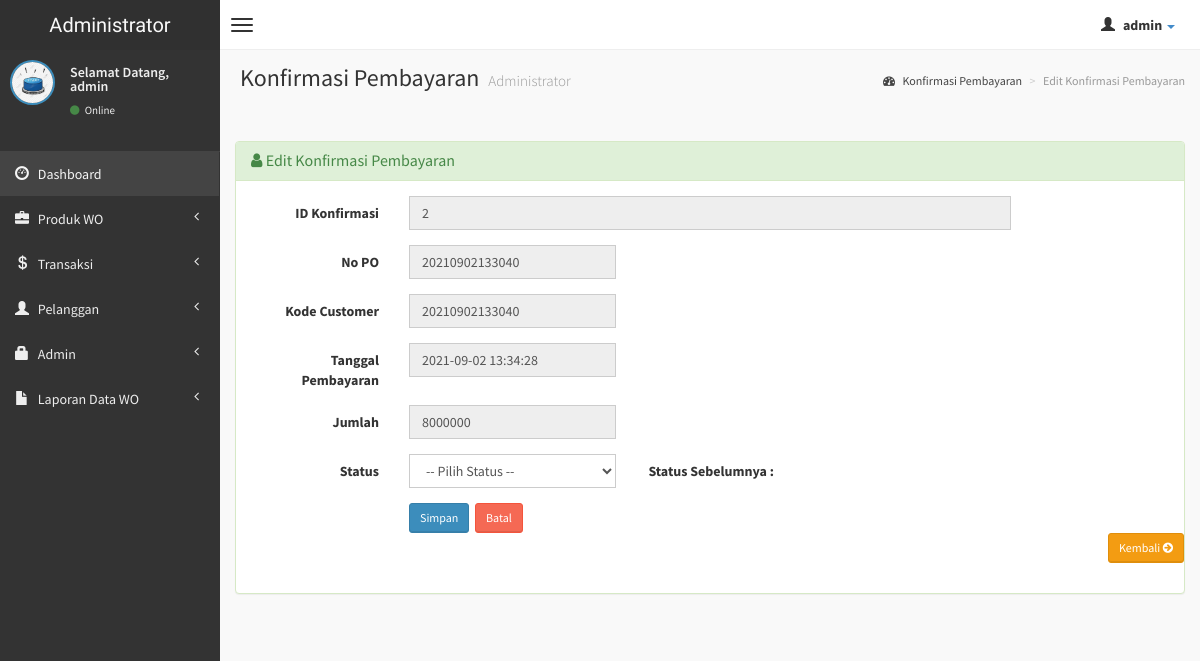
The page /admin/edit-konfirmasi.php?hal=edit&kode=2 (signed in) on the database its author committed.
### tables this page shows
CREATE TABLE `konfirmasi` (
  `id_kon` int(6) NOT NULL,
  `nopo` varchar(20) NOT NULL,
  `kd_cus` varchar(20) NOT NULL,
  `bayar_via` varchar(30) NOT NULL,
  `tanggal` datetime NOT NULL,
  `jumlah` int(10) NOT NULL,
  `bukti_transfer` varchar(100) NOT NULL,
  `status` enum('Sudah Bayar','Belum Bayar') NOT NULL
);

### admin/edit-konfirmasi.php (the view, shortened to what this page needs)
<?php
if (empty($_SESSION['username'])){
	header('location:../index.php');
} else {
?>
<!DOCTYPE html>
<html>
    <head>
        <link href="../dist/css/bootstrap.css" rel="stylesheet" type="text/css" />
        <link href="//cdnjs.cloudflare.com/ajax/libs/font-awesome/4.1.0/css/font-awesome.min.css" rel="stylesheet" type="text/css" />
        <link href="//code.ionicframework.com/ionicons/1.5.2/css/ionicons.min.css" rel="stylesheet" type="text/css" />
        <link href="../css/morris/morris.css" rel="stylesheet" type="text/css" />
        <link href="../css/jvectormap/jquery-jvectormap-1.2.2.css" rel="stylesheet" type="text/css" />
        <link href="../css/datepicker/datepicker3.css" rel="stylesheet" type="text/css" />
        <link href="../css/daterangepicker/daterangepicker-bs3.css" rel="stylesheet" type="text/css" />
        <link href="../css/bootstrap-wysihtml5/bootstrap3-wysihtml5.min.css" rel="stylesheet" type="text/css" />
        <link href="../css/AdminLTE.css" rel="stylesheet" type="text/css" />
        <link rel="stylesheet" href="datatables/dataTables.bootstrap.css"/>
    </head>
    <body class="skin-black">
        <header class="header">
            <a href="index.php" class="logo">
                Administrator
            </a>
            <nav class="navbar navbar-static-top" role="navigation">
                <a href="#" class="navbar-btn sidebar-toggle" data-toggle="offcanvas" role="button">
                    <span class="icon-bar"></span>
                    <span class="icon-bar"></span>
                    <span class="icon-bar"></span>
                </a>
                <div class="navbar-right">
                    <ul class="nav navbar-nav">
                        <li class="dropdown user user-menu">
                            <a href="#" class="dropdown-toggle" data-toggle="dropdown">
                                <i class="glyphicon glyphicon-user"></i>
                                <span><?php echo $_SESSION['fullname']; ?> <i class="caret"></i></span>
                            </a>
								<?php } ?>
                        </li>
                    </ul>
                </div>
            </nav>
        </header>
        <div class="wrapper row-offcanvas row-offcanvas-left">
            <aside class="left-side sidebar-offcanvas">
                <section class="sidebar">
                    <div class="user-panel">
                        <div class="pull-left image">
                            <img src="<?php echo $_SESSION['gambar']; ?>" class="img-circle" alt="User Image" style="border: 2px solid #3C8DBC;" />
                        </div>
                        <div class="pull-left info">
                            <p>Selamat Datang,<br /><?php echo $_SESSION['fullname']; ?></p>
                            <a href="#"><i class="fa fa-circle text-success"></i> Online</a>
                        </div>
                    </div>
                    <?php include "menu.php"; ?>
                </section>
            </aside>
            <aside class="right-side">
                <section class="content-header">
                    <h1>
                        Konfirmasi Pembayaran
                        <small>Administrator</small>
                    </h1>
                    <ol class="breadcrumb">
                        <li><a href="#"><i class="fa fa-dashboard"></i> Konfirmasi Pembayaran</a></li>
                        <li class="active">Edit Konfirmasi Pembayaran</li>
                    </ol>
                </section>
                <section class="content">
                <?php
            $kd = $_GET['kode'];
			$sql = mysqli_query($koneksi, "SELECT * FROM konfirmasi WHERE id_kon='$kd'");
			if(mysqli_num_rows($sql) == 0){
				header("Location: konfirmasi.php");
			}else{
				$row = mysqli_fetch_assoc($sql);
			}
			?>
                    <br />
                    <div class="row">
                        <div class="col-lg-12">
                        <div class="panel panel-success">
                        <div class="panel-heading">
                        <h3 class="panel-title"><i class="fa fa-user"></i> Edit Konfirmasi Pembayaran </h3>
                        </div>
                        <div class="panel-body">
                  <div class="form-panel">
                      <form class="form-horizontal style-form" action="" method="post" enctype="multipart/form-data" name="form1" id="form1">
                          <div class="form-group">
                              <label class="col-sm-2 col-sm-2 control-label">ID Konfirmasi</label>
                              <div class="col-sm-8">
                                  <input name="id_kon" type="text" id="id_kon" value="<?php echo $row['id_kon']; ?>" class="form-control" autocomplete="off" readonly="readonly"/>
                              </div>
                          </div>
                          <div class="form-group">
                              <label class="col-sm-2 col-sm-2 control-label">No PO</label>
                              <div class="col-sm-3">
                            <input name="nopo" type="text" id="nopo" value="<?php echo $row['nopo']; ?>" class="form-control" autocomplete="off" readonly="readonly"/>
                            </div>
                          </div>
                          <div class="form-group">
                              <label class="col-sm-2 col-sm-2 control-label">Kode Customer</label>
                              <div class="col-sm-3">
                            <input name="kd_cus" type="text" id="kd_cus" value="<?php echo $row['kd_cus']; ?>" class="form-control" autocomplete="off" readonly="readonly" />
                            </div>
                          </div>
                          <div class="form-group">
                              <label class="col-sm-2 col-sm-2 control-label">Tanggal Pembayaran</label>
                              <div class="col-sm-3">
                            <input name="tanggal" type="text" id="tanggal" value="<?php echo $row['tanggal']; ?>" class="form-control" autocomplete="off" readonly="readonly"/>
                            </div>
                          </div>
                          <div class="form-group">
                              <label class="col-sm-2 col-sm-2 control-label">Jumlah</label>
                              <div class="col-sm-3">
                            <input name="jumlah" type="text" id="jumlah" value="<?php echo $row['jumlah']; ?>" class="form-control" autocomplete="off" readonly="readonly"/>
                            </div>
                          </div>
                          <div class="form-group">
                              <label class="col-sm-2 col-sm-2 control-label">Status</label>
                              <div class="col-sm-3">
                            <select id="status" name="status" class="form-control" autofocus="on" required>
                            <option> -- Pilih Status -- </option>
                            </select>
                            </div>
                            <label class="col-sm-2 col-sm-2 control-label">Status Sebelumnya : </label>
                            <div class="col-sm-3">
                            </div>
                          </div>
                          <div class="form-group">
                              <label class="col-sm-2 col-sm-2 control-label"></label>
                              <div class="col-sm-10">
                                  <input type="submit" name="update" value="Simpan" class="btn btn-sm btn-primary" />&nbsp;
	                              <a href="konfirmasi.php" class="btn btn-sm btn-danger">Batal </a>
                              </div>
								<div class="text-right">
								<a href="konfirmasi.php" class="btn btn-sm btn-warning"> Kembali <i class="fa fa-arrow-circle-right"></i></a>
								</div>
                          </div>
                      </form>
                  </div>
                  </div>
                  </div>
          		</div>
                    </div>
                </section>
            </aside>
        </div>
    </body>
</html>

### rows shown on the page
konfirmasi: id_kon "2", nopo "20210902133040", kd_cus "20210902133040", tanggal "2021-09-02 13:34:28", jumlah "8000000"

### other values the page prints
$_SESSION['fullname'] "admin"
